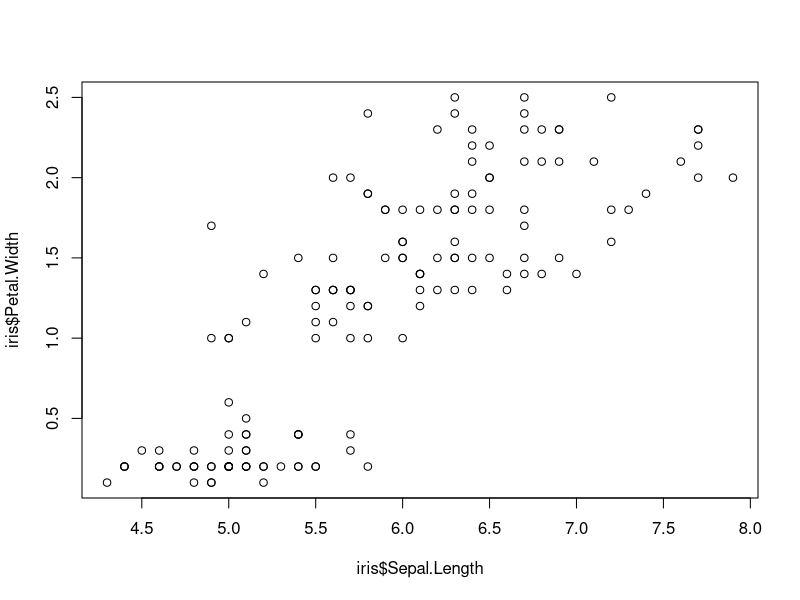
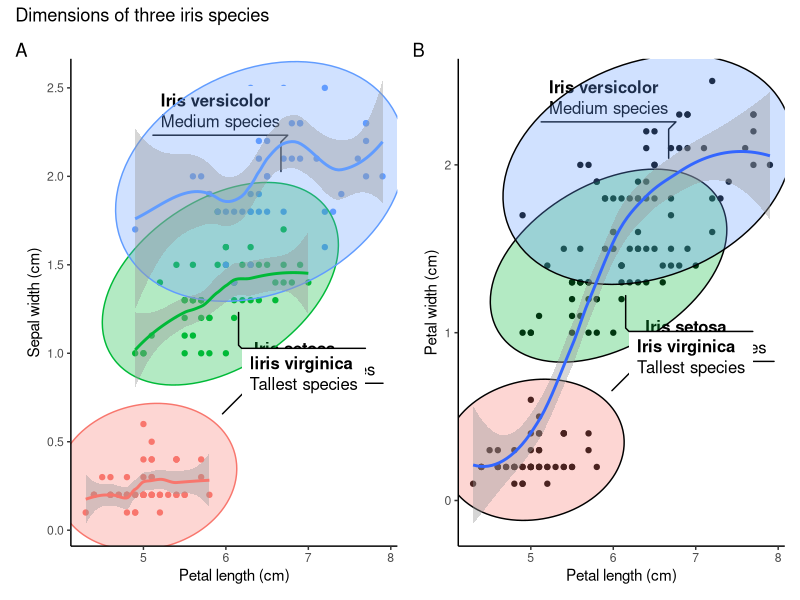
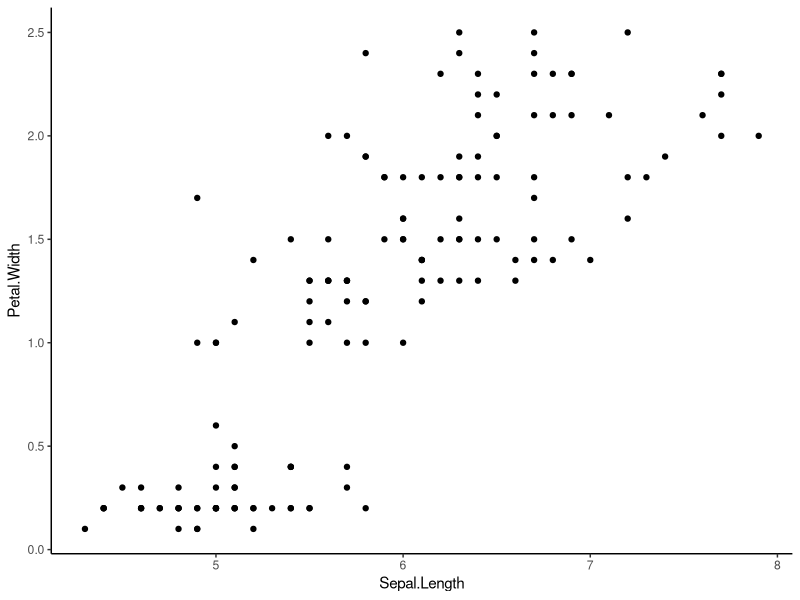
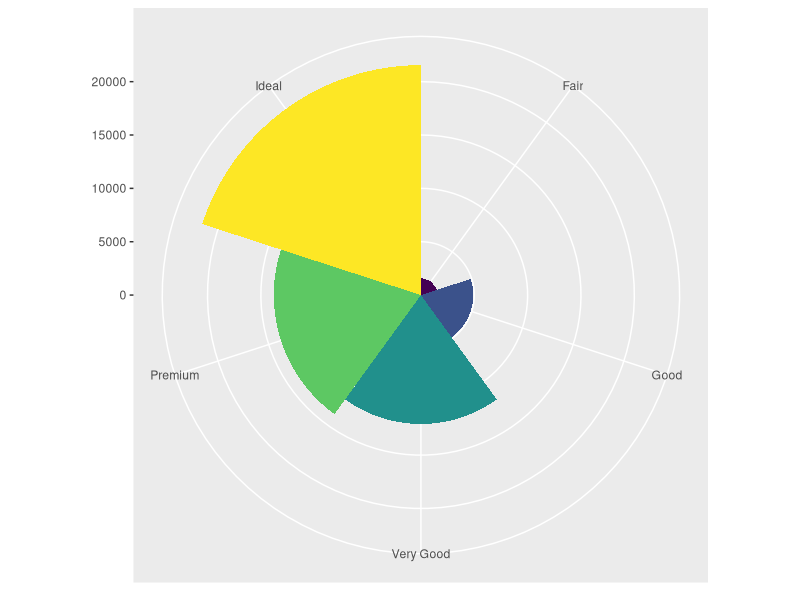
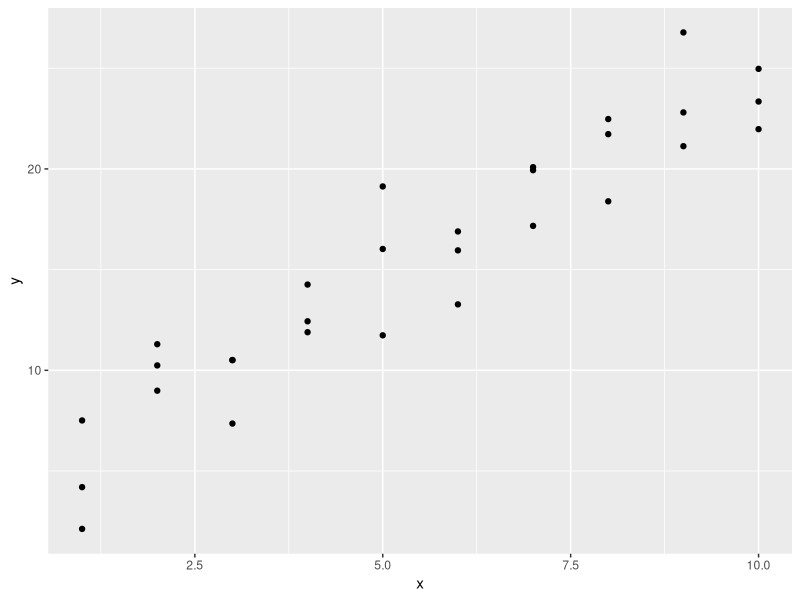
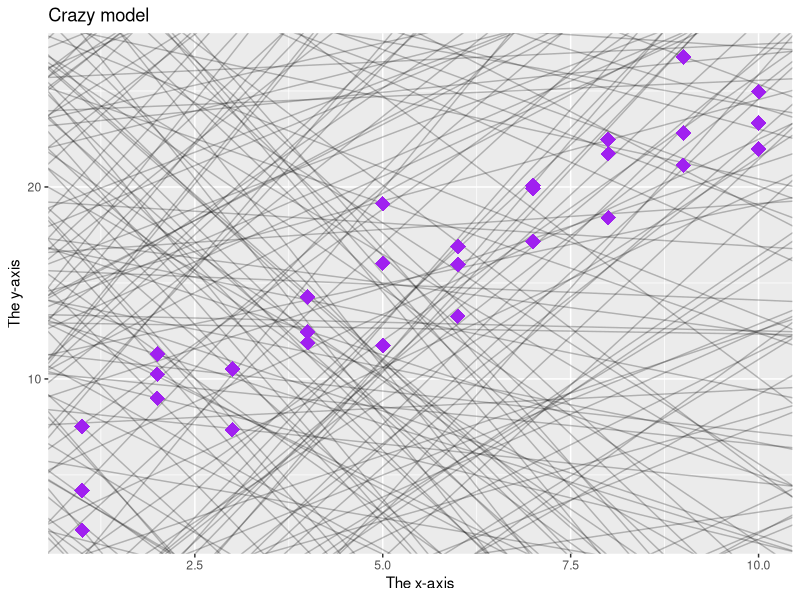

Here is the R script that generated these plots, in order:
# IRIS PLOT ----

# I will use three packages

# install.packages("patchwork")
# install.packages("ggforce")
# install.packages("ggplot2")

# Let me load the packages using library() function.

library(patchwork)
library(ggforce)
library(ggplot2)
library(tidyverse)
library(modelr)

str(iris) # Checking the structure of the dataset. Returned in Console.

plot(iris$Sepal.Length, iris$Petal.Width) # Basic plot within the R base.

# Creating the first plot of the iris data.

separate_smooth <- ggplot(data = iris,    # Specifying the data to be plotted.
       mapping = aes(x = Sepal.Length,    # Stating the axes data.
                     y = Petal.Width,
                     color = Species)) +  # Ensuring points are colored by spp.
  geom_point() +                          # Deciding the plotting geometry.
  labs(x = "Petal length (cm)",           # Specifying the axes labels.
       y = "Sepal width (cm)") +
  geom_mark_ellipse(aes(fill = Species,   # Adding ellipses for the spps.
                        filter = Species == "setosa",
                        label = "Iris setosa",
                        description = "Shortest species")) +
  geom_mark_ellipse(aes(fill = Species,
                        filter = Species == "versicolor",
                        label = "Iris versicolor",
                        description = "Medium species")) +
  geom_mark_ellipse(aes(fill = Species,
                        filter = Species == "virginica",
                        label = "Iiris virginica",
                        description = "Tallest species")) +
  theme_classic() +                      # Having publication ready background.
  geom_smooth()                          # Adding smooth line around 95% level.

# In the above plot, having color within the aes() breakes the data into 
# species-wise groups. Meaning each species group will be smoothed separately.

uniform_smooth <- ggplot(data = iris,
                         mapping = aes(x = Sepal.Length,
                                       y = Petal.Width)) + # Note no color here.
  geom_point() +
  labs(x = "Petal length (cm)",
       y = "Petal width (cm)") +
  geom_mark_ellipse(aes(fill = Species,
                        filter = Species == "setosa",
                        label = "Iris setosa",
                        description = "Shortest species")) +
  geom_mark_ellipse(aes(fill = Species,
                        filter = Species == "versicolor",
                        label = "Iris versicolor",
                        description = "Medium species")) +
  geom_mark_ellipse(aes(fill = Species,
                        filter = Species == "virginica",
                        label = "Iris virginica",
                        description = "Tallest species")) +
  theme_classic() +
  geom_smooth()

# Avoiding the color parameter in the aes() ensures all species are considered
# together in the subsequent layers arguments. No grouping by species.

# Patchwork package allows for addition of two plots by their object names.
# The addition is so simple, just relying on the plus (+) operator.

combined_plots <- separate_smooth + uniform_smooth # Adding plots.

# Now I want to give the plots title and tags or labels to identify them

combined_plots_labeled <- combined_plots +
  plot_annotation(
    title = "Dimensions of three iris species", # Title of both plots.
    tag_levels = "A" # Indicates that the plots will be labelled A, B, C etc.
  ) # This makes the first plot to be A and the next to be B. Checking on 
# documentation will help know more arguments in this function.

# Now I want to remove the legends since the species labels are visible

combined_plots_labeled_no_legend <- combined_plots_labeled &
  theme(legend.position = "none") # Removes legends from the plots.

combined_plots_labeled_no_legend # This will print out the final product.

# Showing that in ggplot2 we can use & instead of plus (+)
library(ggplot2)
attach(iris)

ggplot(data = iris, mapping = aes(x = Sepal.Length, y = Petal.Width)) +
  geom_point() +
  theme_classic()
head(iris)

# I think it has taken me a long time to know this.
# I used ggplot2:: so that I can be sure that the & is supported by ggplot2 and 
# not any other loaded packages such ggforce and patchwork.

ggplot(data = diamonds) +
  geom_bar(mapping = aes(x = cut, fill = cut), show.legend = FALSE, width = 1) +
  theme(aspect.ratio = 1) +
  labs(x = NULL, y = NULL) +
  coord_polar() # coord_flip() can also work well with the data depending on need.
  
# Cool/crazy plot with modelr 

library(modelr)
options(na.action = na.warn)

ggplot(data = sim1, mapping = aes(x = x, y = y)) +
  geom_point() # There is some visible correlation between the variables

models <- tibble(
  a1 = runif(250, -20, 40),
  a2 = runif(250, -5, 5)
)

ggplot(data = sim1, mapping = aes(x = x, y =y)) +
  geom_abline(mapping = aes(intercept = a1, slope = a2),
              data = models, alpha = 1/4) +
  geom_point(col = 'purple', pch = 18, size = 5) +
  labs(x = 'The x-axis', y = 'The y-axis', title = 'Crazy model')
